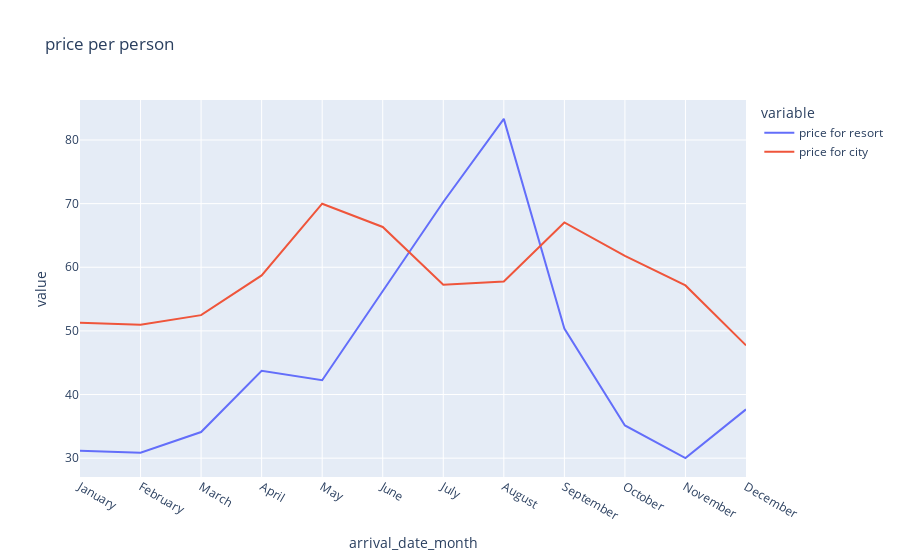

The notebook cell this image was saved under:
### Code cell
px.line(final_1,x='arrival_date_month',y=["price for resort","price for city"],title="price per person")

### Figure 1 — Plotly figure (JSON) as saved in the notebook; plotly's stock layout.template omitted (floating-point values rounded to 4 significant figures)
{"data": [{"hovertemplate": "variable=price for resort<br>arrival_date_month=%{x}<br>value=%{y}<extra></extra>", "legendgroup": "price for resort", "line": {"color": "#636efa", "dash": "solid"}, "marker": {"symbol": "circle"}, "mode": "lines", "name": "price for resort", "orientation": "v", "showlegend": true, "type": "scatter", "x": ["January", "February", "March", "April", "May", "June", "July", "August", "September", "October", "November", "December"], "xaxis": "x", "y": [31.17, 30.85, 34.1, 43.73, 42.25, 56.35, 70.26, 83.32, 50.37, 35.14, 30.0, 37.67], "yaxis": "y"}, {"hovertemplate": "variable=price for city<br>arrival_date_month=%{x}<br>value=%{y}<extra></extra>", "legendgroup": "price for city", "line": {"color": "#EF553B", "dash": "solid"}, "marker": {"symbol": "circle"}, "mode": "lines", "name": "price for city", "orientation": "v", "showlegend": true, "type": "scatter", "x": ["January", "February", "March", "April", "May", "June", "July", "August", "September", "October", "November", "December"], "xaxis": "x", "y": [51.28, 50.95, 52.48, 58.72, 69.99, 66.34, 57.26, 57.77, 67.04, 61.8, 57.14, 47.72], "yaxis": "y"}], "layout": {"legend": {"title": {"text": "variable"}, "tracegroupgap": 0}, "title": {"text": "price per person"}, "xaxis": {"anchor": "y", "domain": [0, 1], "title": {"text": "arrival_date_month"}}, "yaxis": {"anchor": "x", "domain": [0, 1], "title": {"text": "value"}}}}
